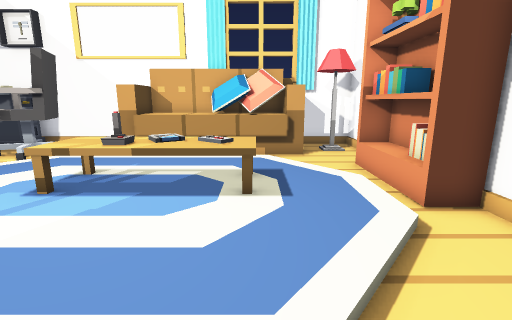
View 1 (above)

14 first-person views from a walk through a scene from a Unity 3-D project. The camera is 1.2 m above the floor, tilts 12° down and sees 85° across. Doors are open. The floor is counted in squares, 0.5 m on a side. Each view is taken from the middle of a square. On the plan, view 1 faces up. The plan holds only what a view shows up to about 18 squares ahead; the rest is blank.

View 2
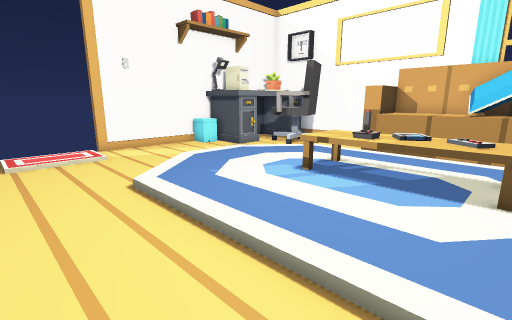

View 3
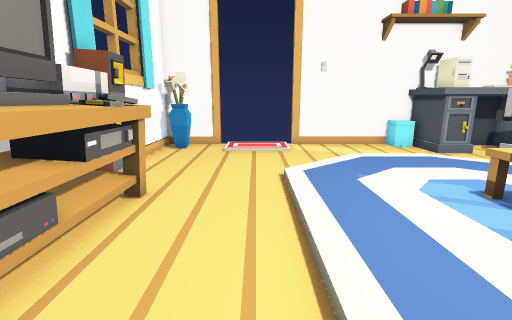

View 4
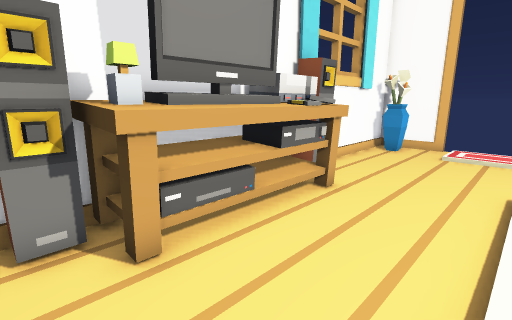

View 5
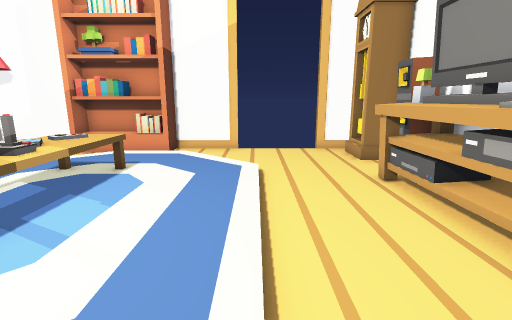

View 6
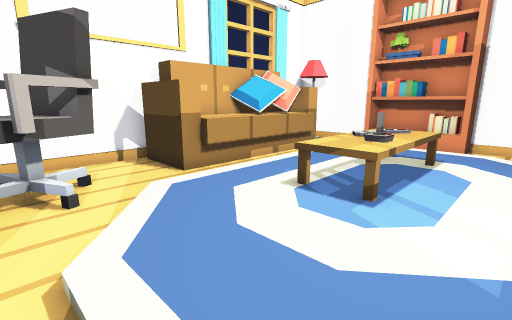

View 7
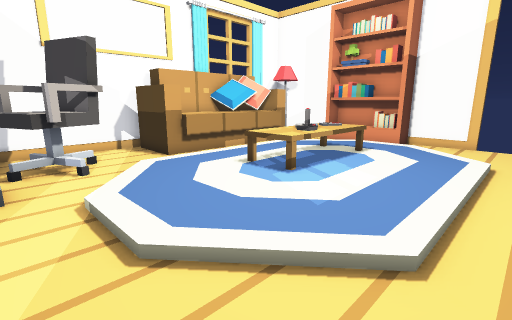

View 8
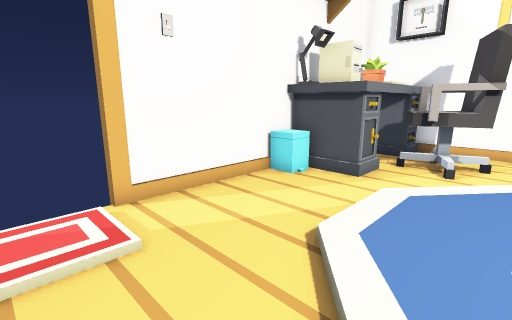

View 9
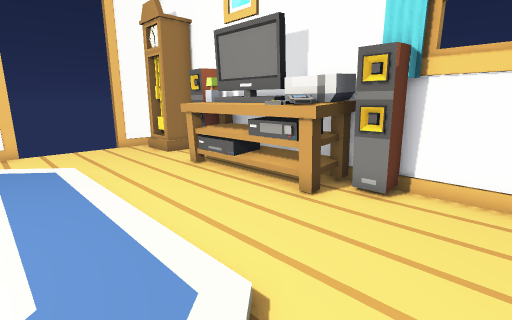

View 10
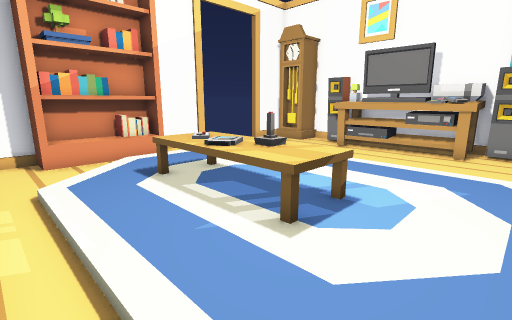

View 11
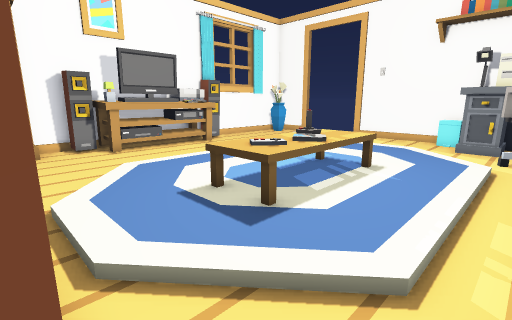

View 12
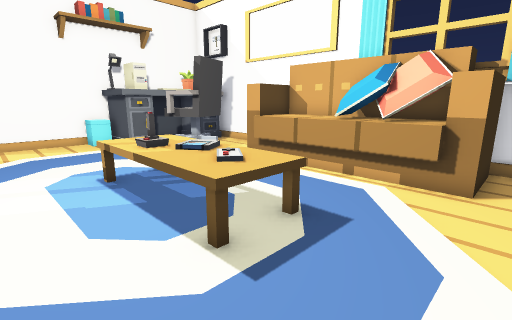

View 13
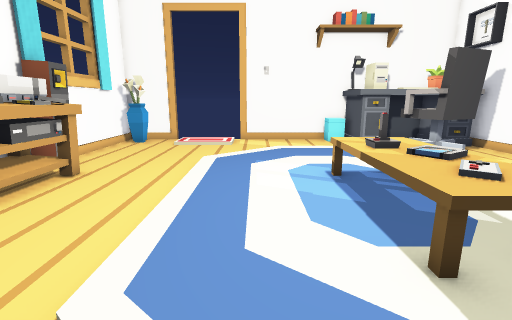

View 14
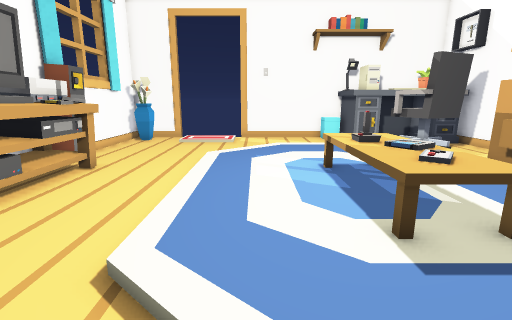

### Floor plan
Ten units are one square. View 1 is at (0, 0); x grows to the right and y downward. Boxes are objects, and circles mark ways between rooms. Rooms are numbered by the first view taken in them; rooms with no view inside come last. Other rooms are left out.
<svg viewBox="-160 -164 220 209">
<path fill="none" stroke="#000" d="M-71 40 5 40M-147 -86 -147 -30M52 -29 52 -62M8 40 23 40M-50 -159 -124 -159M-147 10 -147 40 -75 40M52 -105 52 -159 12 -159M52 30 52 10M-124 -159 -141 -159"/>
<rect x="-155" y="-95" width="20" height="20" fill="#bbb"><title>other object</title></rect>
<rect x="-155" y="-155" width="40" height="70" fill="#bbb"><title>desk</title></rect>
<rect x="-145" y="25" width="20" height="10" fill="#bbb"><title>other object</title></rect>
<rect x="-145" y="-25" width="20" height="30" fill="#bbb"><title>rug</title></rect>
<rect x="-145" y="-105" width="10" height="10" fill="#bbb"><title>lamp</title></rect>
<rect x="-125" y="-155" width="10" height="20" fill="#bbb"><title>other object</title></rect>
<rect x="-115" y="-145" width="30" height="40" fill="#bbb"><title>other object</title></rect>
<rect x="-85" y="25" width="20" height="10" fill="#bbb"><title>speaker</title></rect>
<rect x="-65" y="25" width="20" height="10" fill="#bbb"><title>other object</title></rect>
<rect x="-65" y="15" width="20" height="10" fill="#bbb"><title>table</title></rect>
<rect x="-65" y="-155" width="90" height="40" fill="#bbb"><title>sofa</title></rect>
<rect x="-55" y="-85" width="60" height="30" fill="#bbb"><title>table</title></rect>
<rect x="-45" y="15" width="30" height="20" fill="#bbb"><title>TV</title></rect>
<rect x="-15" y="25" width="10" height="10" fill="#bbb"><title>other object</title></rect>
<rect x="-15" y="15" width="20" height="10" fill="#bbb"><title>table</title></rect>
<rect x="-5" y="25" width="20" height="10" fill="#bbb"><title>speaker</title></rect>
<rect x="15" y="25" width="10" height="10" fill="#bbb"><title>clock</title></rect>
<rect x="35" y="-85" width="20" height="30" fill="#bbb"><title>shelf</title></rect>
<rect x="35" y="-105" width="20" height="30" fill="#bbb"><title>books</title></rect>
<rect x="35" y="-115" width="10" height="10" fill="#bbb"><title>shelf</title></rect>
<rect x="35" y="-145" width="10" height="10" fill="#bbb"><title>lamp</title></rect>
<rect x="-145" y="-155" width="20" height="20" fill="#bbb"><title>other object</title></rect>
<text x="-50" y="-50">1</text>
<text x="-140" y="-140">2</text>
</svg>

Where each view was taken, in squares from view 1:
view 1: 0 up, 0 right, facing up
view 2: 1 down, 0 right, facing up-left
view 3: 1 up, 1 right, facing left
view 4: 2 up, 1 right, facing down-left
view 5: 2 up, 9 left, facing right
view 6: 4 up, 11 left, facing up-right
view 7: 1 up, 12 left, facing up-right
view 8: 1 up, 8 left, facing up-left
view 9: 4 up, 10 left, facing down-right
view 10: 12 up, 8 left, facing down-right
view 11: 12 up, 4 right, facing down-left
view 12: 4 up, 3 right, facing up-left
view 13: 4 up, 3 right, facing left
view 14: 4 up, 4 right, facing left
